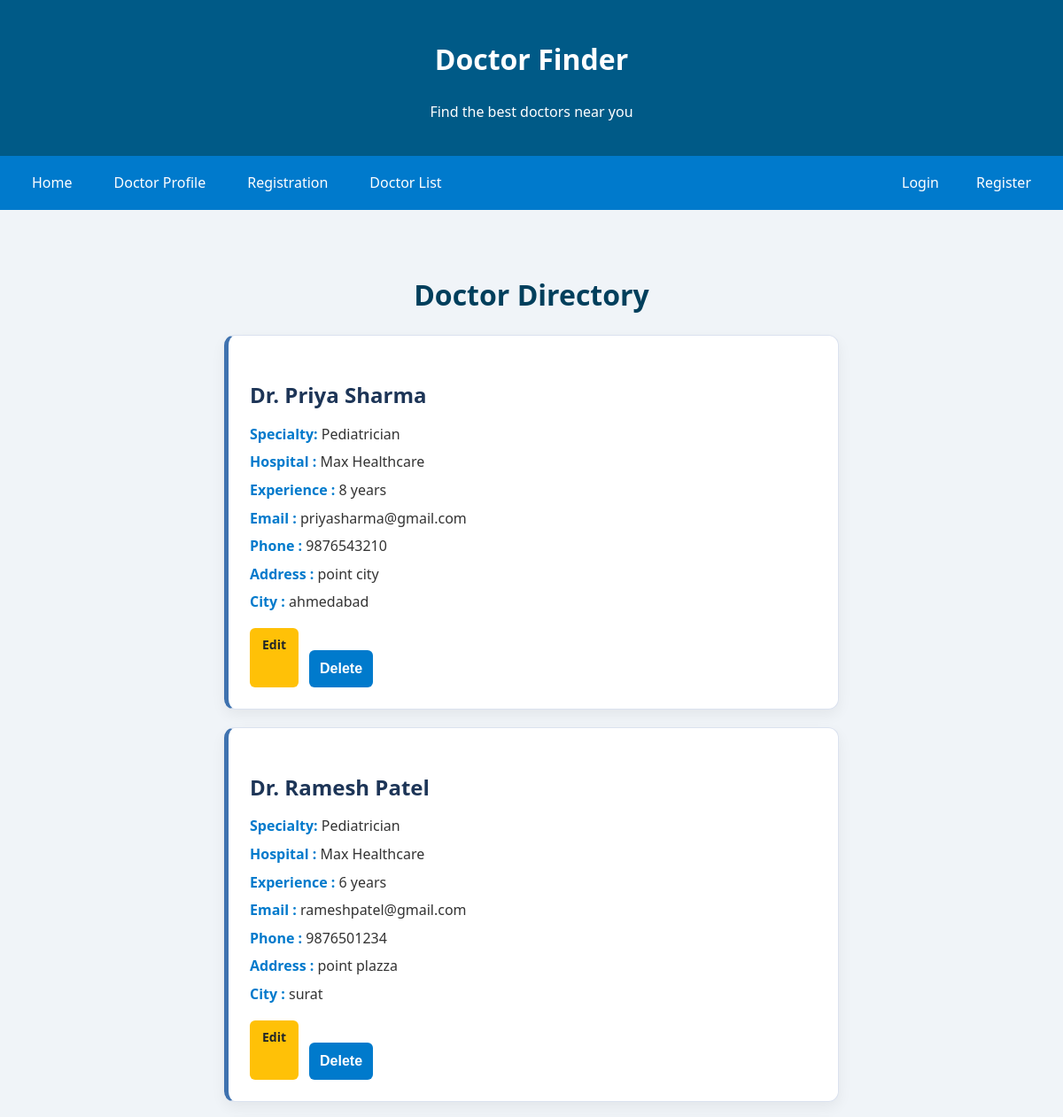
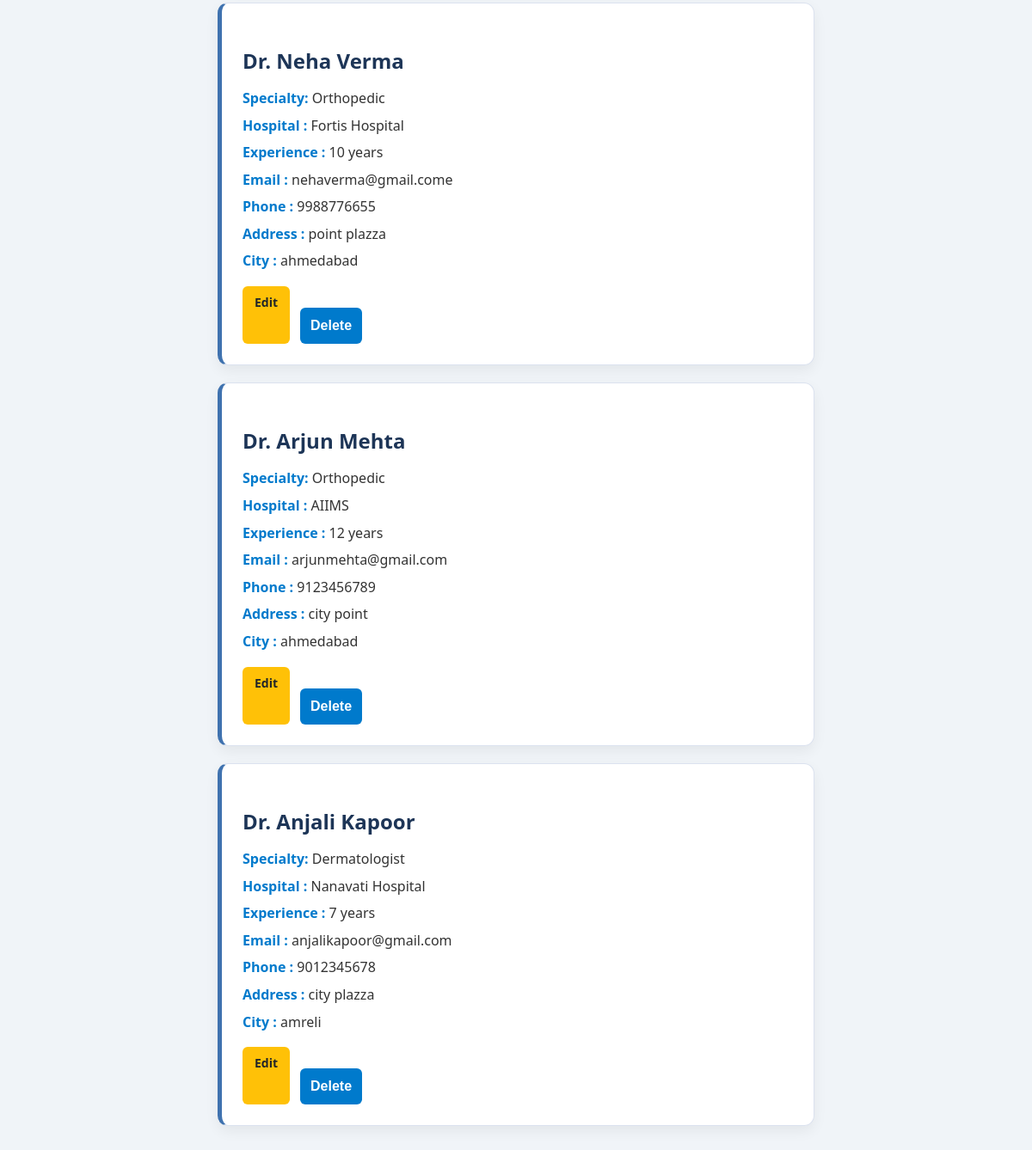
The page /doctor_list/ on the database its author committed (2 pictures, top to bottom).
### DFM/models.py (models this page shows, shortened)
class Doctor_info(models.Model):
    name = models.CharField(max_length=30)
    email = models.EmailField()
    phone = models.CharField(max_length=10)
    address = models.CharField(max_length=100)
    specialty = models.CharField(max_length=50)
    experience = models.PositiveIntegerField(help_text="Experience in years")
    hospital = models.CharField(max_length=50)
    city = models.CharField(max_length=50)

### DFM/views.py (the view)
# urls.py: path('doctor_list/',views.doctor_list,name='doctor_list'),
def doctor_list(request):
    doctor = Doctor_info.objects.all()
    return render(request,'DFM/doctor_list.html',{'doctors':doctor})

### DFM/templates/DFM/doctor_list.html (shortened to what this page needs)
{% extends 'DFM/home.html' %}
{% block content %}
<h2 style="text-align:center;">Doctor Directory</h2>
{% for doctor in doctors %}
    <div class="doctor-card">
        <h3>{{ doctor.name }}</h3>
        <p><strong>Specialty:</strong> {{ doctor.specialty }}</p>
        <p><strong>Hospital :</strong> {{doctor.hospital}}</p>
        <p><strong>Experience :</strong> {{ doctor.experience }} years</p>
        <p><strong>Email :</strong> {{ doctor.email }}</p>
        <p><strong>Phone :</strong> {{ doctor.phone }}</p>
        <p><strong>Address :</strong> {{doctor.address}}</p>
        <p><strong>City :</strong> {{doctor.city}}</p>
        <div class="action-buttons">
            <a href="{% url 'update-data' doctor.id %}" class="edit-btn">Edit</a>
            <form action="{% url 'delete-data' doctor.id %}" method="POST" style="display:inline;">
                <button type="submit" onclick="return confirm('Are you sure you want to delete this doctor?');" class="delete-btn">Delete</button>
            </form>
        </div>
    </div>
{% empty %}
    <p style="text-align: center;">No doctors found.</p>
{% endfor %}
{% endblock content %}

### DFM/templates/DFM/home.html (shortened to what this page needs)
{% load static %}
<!DOCTYPE html>
<html lang="en">
<head>
    <link rel="stylesheet" href="{% static 'DFM/style.css' %}">
    <link rel="stylesheet" href="{% static 'DFM/style2.css' %}">
    <link rel="stylesheet" href="{% static 'DFM/style3.css' %}">
</head>
<body>
<header>
    <h1>Doctor Finder</h1>
    <p>Find the best doctors near you</p>
</header>
<nav>
    <div class="nav-links">
        <a class="nav-link" href="{% url 'home' %}">Home</a>
        <a class="nav-link" href="{% url 'doctor_profile' %}">Doctor Profile</a>
        <a class="nav-link" href="{% url 'registration' %}">Registration</a>
        <a class="nav-link" href="{% url 'doctor_list' %}">Doctor List</a>
    </div>
    <div class="user-section">
        {% if user.is_authenticated %}
            <span>👤 {{ user.username }}</span>
            <a class="nav-link" href="{% url 'profile' %}">Profile</a>
            <a class="nav-link" href="{% url 'logout' %}">Logout</a>
        {% else %}
            <a class="nav-link" href="{% url 'login' %}">Login</a>
            <a class="nav-link" href="{% url 'register' %}">Register</a>
        {% endif %}
    </div>
</nav>
<div class="container">
    {% block content %}{% endblock content %}
</div>
</body>
</html>

### DFM/static/DFM/style.css (style rules this page uses)
body { font-family: 'Segoe UI', sans-serif; background-color: #eaf6ff; margin: 0; padding: 0; }

### DFM/static/DFM/style2.css (style rules this page uses)
body { font-family: 'Segoe UI', Tahoma, Geneva, Verdana, sans-serif; background-color: #f0f4f8; margin: 0; padding: 0; }
button[type="submit"] { width: 100%; padding: 12px; margin-top: 25px; background-color: #007acc; color: white; border: none; border-radius: 6px; font-size: 16px; font-weight: bold; cursor: pointer; transition: background-color 0.3s ease; }

### DFM/static/DFM/style3.css (style rules this page uses)
body { font-family: 'Segoe UI', Tahoma, Geneva, Verdana, sans-serif; background-color: #eef2f7; margin: 0; padding: 0; line-height: 1.6; }
h2 { text-align: center; color: #003f5c; margin: 40px 0 20px; font-size: 32px; }
.doctor-card { background-color: #ffffff; border: 1px solid #dbe2ef; border-left: 5px solid #3f72af; border-radius: 12px; padding: 24px; margin: 20px auto; max-width: 640px; box-shadow: 0 6px 16px rgba(0, 0, 0, 0.06); transition: transform 0.3s ease, box-shadow 0.3s ease; position: relative; }
.doctor-card h3 { margin-bottom: 12px; color: #1d3557; font-size: 24px; }
.doctor-card p { margin: 6px 0; color: #333; font-size: 16px; }
.doctor-card strong { color: #007acc; }
.action-buttons { margin-top: 16px; display: flex; gap: 12px; flex-wrap: wrap; }
.edit-btn, .delete-btn { display: inline-block; padding: 8px 14px; border-radius: 6px; font-weight: bold; font-size: 14px; text-decoration: none; transition: background-color 0.3s ease, transform 0.2s ease; }
.edit-btn { background-color: #ffc107; color: #212529; }
.delete-btn { background-color: #dc3545; color: #fff; border: none; cursor: pointer; }

### DFM/templates/DFM/home.html (style rules this page uses)
body { font-family: 'Segoe UI', Tahoma, Geneva, Verdana, sans-serif; margin: 0; padding: 0; background: #f0f4f8; }
header { background-color: #005a87; color: white; padding: 20px 0; text-align: center; }
nav { background-color: #007acc; display: flex; justify-content: space-between; align-items: center; flex-wrap: wrap; padding: 10px 20px; position: relative; }
.nav-links { display: flex; gap: 15px; }
.nav-link { color: white; text-decoration: none; padding: 8px 16px; border-radius: 6px; transition: background-color 0.3s ease; font-weight: 500; }
.user-section { color: #fff; display: flex; align-items: center; gap: 10px; font-weight: 500; }
.container { padding: 30px; }

### rows shown on the page
Doctor_info: name "Dr. Priya Sharma", specialty "Pediatrician", hospital "Max Healthcare", experience "8", email "priyasharma@gmail.com", phone "9876543210", address "point city", city "ahmedabad"
Doctor_info: name "Dr. Ramesh Patel", specialty "Pediatrician", hospital "Max Healthcare", experience "6", email "rameshpatel@gmail.com", phone "9876501234", address "point plazza", city "surat"
Doctor_info: name "Dr. Neha Verma", specialty "Orthopedic", hospital "Fortis Hospital", experience "10", email "nehaverma@gmail.come", phone "9988776655", address "point plazza", city "ahmedabad"
Doctor_info: name "Dr. Arjun Mehta", specialty "Orthopedic", hospital "AIIMS", experience "12", email "arjunmehta@gmail.com", phone "9123456789", address "city point", city "ahmedabad"
Doctor_info: name "Dr. Anjali Kapoor", specialty "Dermatologist", hospital "Nanavati Hospital", experience "7", email "anjalikapoor@gmail.com", phone "9012345678", address "city plazza", city "amreli"
